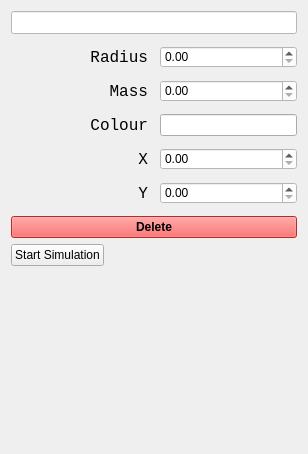
<?xml version="1.0" encoding="UTF-8"?>
<ui version="4.0">
 <class>Form</class>
 <widget class="QWidget" name="Form">
  <property name="geometry">
   <rect>
    <x>0</x>
    <y>0</y>
    <width>308</width>
    <height>454</height>
   </rect>
  </property>
  <property name="windowTitle">
   <string>Form</string>
  </property>
  <property name="autoFillBackground">
   <bool>false</bool>
  </property>
  <property name="styleSheet">
   <string notr="true"/>
  </property>
  <layout class="QFormLayout" name="formLayout">
   <item row="0" column="0" colspan="2">
    <layout class="QVBoxLayout" name="verticalLayout">
     <property name="spacing">
      <number>12</number>
     </property>
     <property name="sizeConstraint">
      <enum>QLayout::SetNoConstraint</enum>
     </property>
     <item>
      <widget class="QLineEdit" name="name">
       <property name="font">
        <font>
         <family>Courier New</family>
         <pointsize>10</pointsize>
         <weight>75</weight>
         <bold>true</bold>
        </font>
       </property>
       <property name="styleSheet">
        <string notr="true">background-color: rgb(255, 255, 255);</string>
       </property>
       <property name="maxLength">
        <number>24</number>
       </property>
      </widget>
     </item>
     <item>
      <layout class="QHBoxLayout" name="horizontalLayout">
       <item>
        <widget class="QLabel" name="label">
         <property name="font">
          <font>
           <family>Courier New</family>
           <pointsize>12</pointsize>
          </font>
         </property>
         <property name="text">
          <string>Radius</string>
         </property>
         <property name="alignment">
          <set>Qt::AlignRight|Qt::AlignTrailing|Qt::AlignVCenter</set>
         </property>
        </widget>
       </item>
       <item>
        <widget class="QDoubleSpinBox" name="radius">
         <property name="styleSheet">
          <string notr="true">background-color: rgb(255, 255, 255);</string>
         </property>
         <property name="maximum">
          <double>1000.000000000000000</double>
         </property>
         <property name="singleStep">
          <double>1.000000000000000</double>
         </property>
         <property name="stepType">
          <enum>QAbstractSpinBox::AdaptiveDecimalStepType</enum>
         </property>
        </widget>
       </item>
      </layout>
     </item>
     <item>
      <layout class="QHBoxLayout" name="horizontalLayout_2">
       <item>
        <widget class="QLabel" name="label_2">
         <property name="font">
          <font>
           <family>Courier New</family>
           <pointsize>12</pointsize>
          </font>
         </property>
         <property name="text">
          <string>Mass</string>
         </property>
         <property name="alignment">
          <set>Qt::AlignRight|Qt::AlignTrailing|Qt::AlignVCenter</set>
         </property>
        </widget>
       </item>
       <item>
        <widget class="QDoubleSpinBox" name="mass">
         <property name="styleSheet">
          <string notr="true">background-color: rgb(255, 255, 255);</string>
         </property>
         <property name="maximum">
          <double>1000.000000000000000</double>
         </property>
         <property name="singleStep">
          <double>1.000000000000000</double>
         </property>
         <property name="stepType">
          <enum>QAbstractSpinBox::AdaptiveDecimalStepType</enum>
         </property>
        </widget>
       </item>
      </layout>
     </item>
     <item>
      <layout class="QHBoxLayout" name="horizontalLayout_3">
       <item>
        <widget class="QLabel" name="label_5">
         <property name="font">
          <font>
           <family>Courier New</family>
           <pointsize>12</pointsize>
          </font>
         </property>
         <property name="text">
          <string>Colour</string>
         </property>
         <property name="alignment">
          <set>Qt::AlignRight|Qt::AlignTrailing|Qt::AlignVCenter</set>
         </property>
        </widget>
       </item>
       <item>
        <widget class="QLineEdit" name="colour">
         <property name="sizePolicy">
          <sizepolicy hsizetype="Ignored" vsizetype="Fixed">
           <horstretch>0</horstretch>
           <verstretch>0</verstretch>
          </sizepolicy>
         </property>
         <property name="inputMask">
          <string>Hhhhhh</string>
         </property>
        </widget>
       </item>
      </layout>
     </item>
     <item>
      <layout class="QGridLayout" name="gridLayout">
       <item row="1" column="1">
        <widget class="QDoubleSpinBox" name="yPos">
         <property name="styleSheet">
          <string notr="true">background-color: rgb(255, 255, 255);</string>
         </property>
         <property name="maximum">
          <double>10000.000000000000000</double>
         </property>
         <property name="singleStep">
          <double>1.000000000000000</double>
         </property>
         <property name="stepType">
          <enum>QAbstractSpinBox::AdaptiveDecimalStepType</enum>
         </property>
        </widget>
       </item>
       <item row="0" column="1">
        <widget class="QDoubleSpinBox" name="xPos">
         <property name="styleSheet">
          <string notr="true">background-color: rgb(255, 255, 255);</string>
         </property>
         <property name="maximum">
          <double>10000.989999999999782</double>
         </property>
         <property name="singleStep">
          <double>1.000000000000000</double>
         </property>
         <property name="stepType">
          <enum>QAbstractSpinBox::AdaptiveDecimalStepType</enum>
         </property>
        </widget>
       </item>
       <item row="1" column="0">
        <widget class="QLabel" name="label_4">
         <property name="font">
          <font>
           <family>Courier New</family>
           <pointsize>12</pointsize>
          </font>
         </property>
         <property name="text">
          <string>Y</string>
         </property>
         <property name="alignment">
          <set>Qt::AlignRight|Qt::AlignTrailing|Qt::AlignVCenter</set>
         </property>
        </widget>
       </item>
       <item row="0" column="0">
        <widget class="QLabel" name="label_3">
         <property name="font">
          <font>
           <family>Courier New</family>
           <pointsize>12</pointsize>
          </font>
         </property>
         <property name="text">
          <string>X</string>
         </property>
         <property name="alignment">
          <set>Qt::AlignRight|Qt::AlignTrailing|Qt::AlignVCenter</set>
         </property>
        </widget>
       </item>
      </layout>
     </item>
     <item>
      <widget class="QPushButton" name="remove">
       <property name="font">
        <font>
         <weight>75</weight>
         <bold>true</bold>
        </font>
       </property>
       <property name="styleSheet">
        <string notr="true">background-color: rgb(255, 58, 58);</string>
       </property>
       <property name="text">
        <string>Delete</string>
       </property>
      </widget>
     </item>
    </layout>
   </item>
   <item row="1" column="0">
    <widget class="QPushButton" name="toggle">
     <property name="text">
      <string>Start Simulation</string>
     </property>
    </widget>
   </item>
  </layout>
 </widget>
 <resources/>
 <connections/>
</ui>
